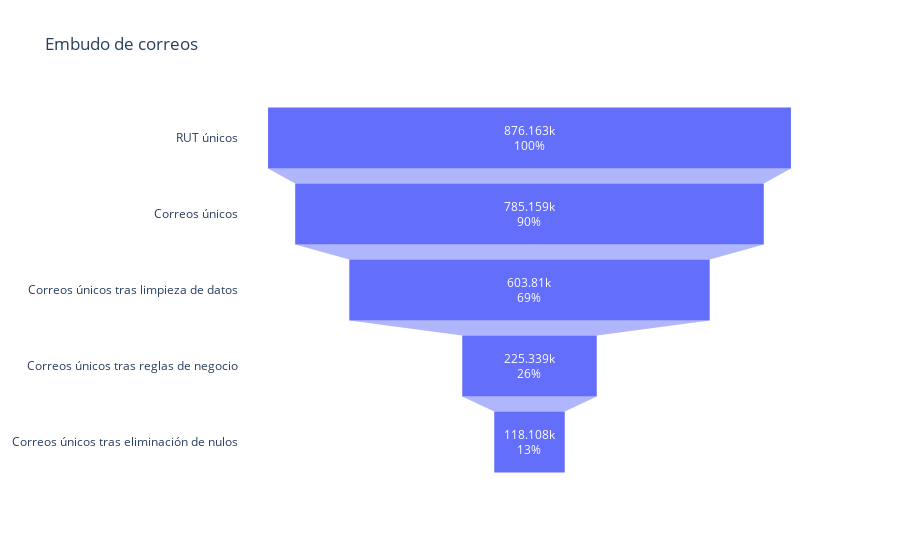

The notebook cell saved with this chart:
### Markdown cell above
#### **Embudo de correos**

### Code cell
import plotly.graph_objects as go

# Lista de valores y etiquetas proporcionadas (de mayor a menor)
valores = [876163, 785159, 603810, 225339,118108]

etapas = [
    'RUT únicos',
    'Correos únicos',
    'Correos únicos tras limpieza de datos',
    'Correos únicos tras reglas de negocio',
    'Correos únicos tras eliminación de nulos'
]

# Crear el diagrama de embudo
fig = go.Figure(go.Funnel(
    y = etapas,
    x = valores,
    textinfo = "value+percent initial",
    hovertemplate='%{x:,.0f}<extra>%{percentInitial:.2%}</extra>',  # Mostrar los valores completos sin 'k' ni formato abreviado
))

# Actualizar layout para fondo blanco
fig.update_layout(
    title='Embudo de correos',
    funnelmode='stack',
    plot_bgcolor='white'  # Cambiar el color de fondo a blanco
)


fig.show()

### Figure 1 — Plotly figure (JSON) as saved in the notebook; plotly's stock layout.template omitted (floating-point values rounded to 4 significant figures)
{"data": [{"hovertemplate": "%{x:,.0f}<extra>%{percentInitial:.2%}</extra>", "textinfo": "value+percent initial", "type": "funnel", "x": [876163, 785159, 603810, 225339, 118108], "y": ["RUT únicos", "Correos únicos", "Correos únicos tras limpieza de datos", "Correos únicos tras reglas de negocio", "Correos únicos tras eliminación de nulos"]}], "layout": {"autosize": true, "funnelmode": "stack", "plot_bgcolor": "white", "title": {"text": "Embudo de correos"}, "xaxis": {"autorange": true, "range": [-486800.0, 486800.0], "type": "linear"}, "yaxis": {"autorange": true, "range": [4.5, -0.5], "type": "category"}}}
